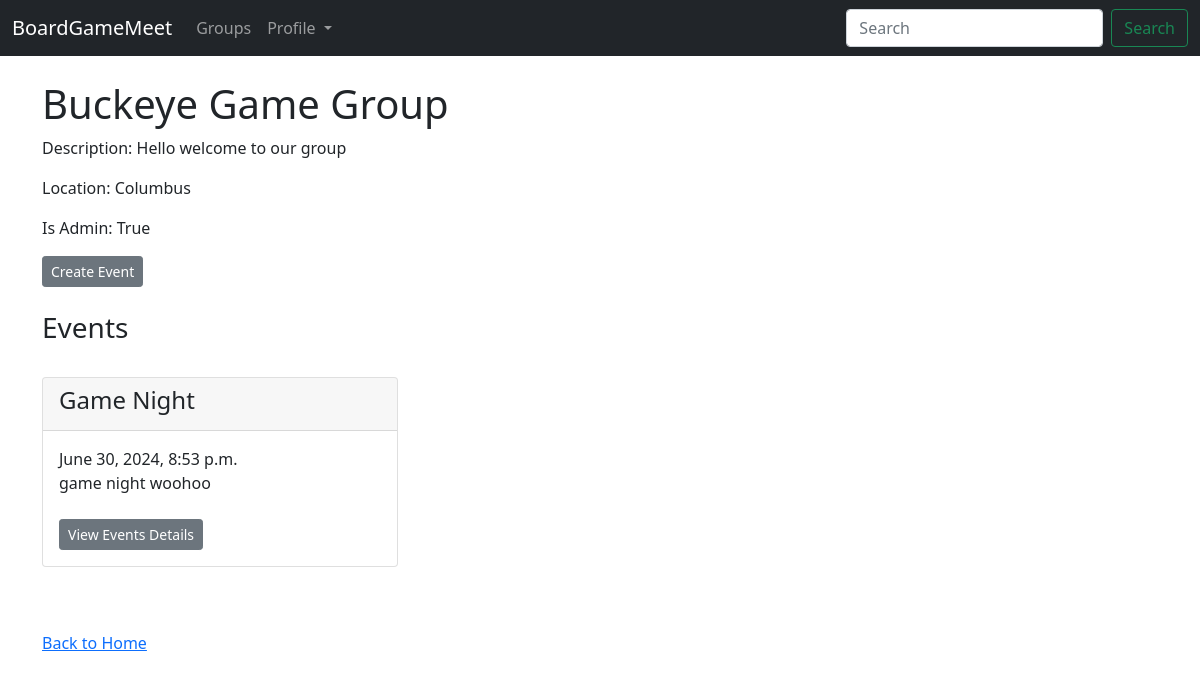
Page /group/buckeye-game-group-4/ (signed in) on the earlier database version.
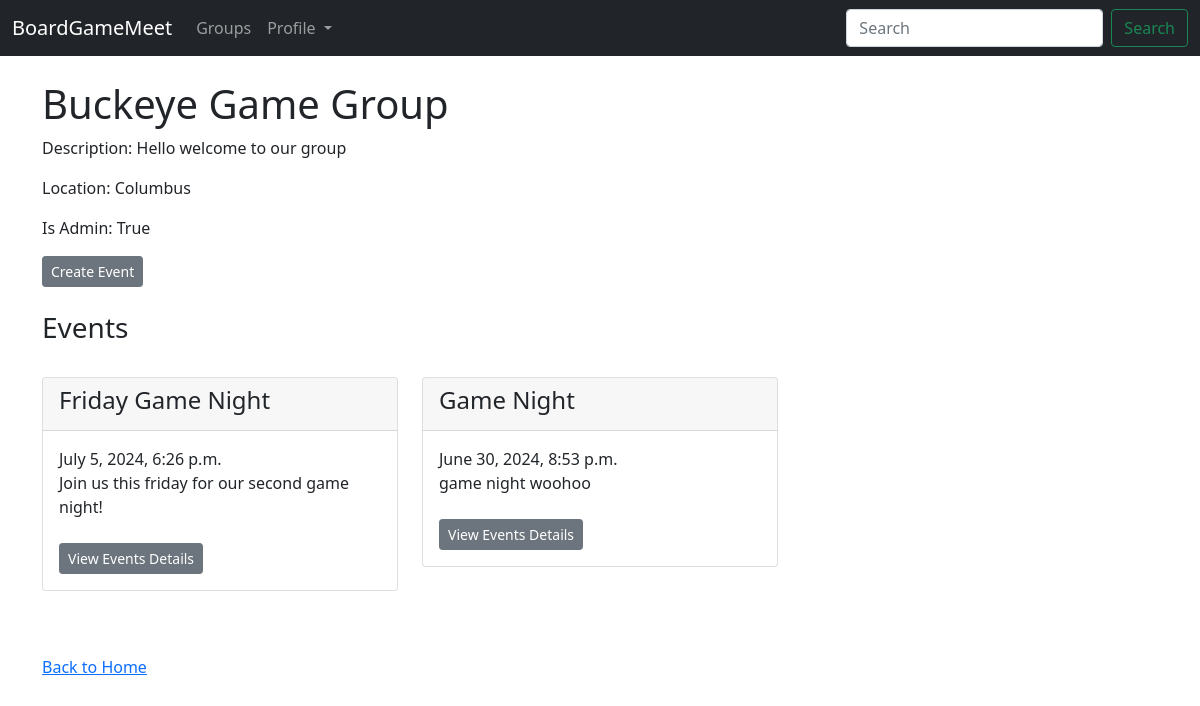
Same page on the later database version.
### boardgame/models.py (models this page shows, shortened)
class Event(models.Model):
    group = models.ForeignKey(Group, on_delete=models.CASCADE)
    title = models.CharField(max_length=100)
    description = models.TextField()
    date_time = models.DateTimeField()
    location = models.ForeignKey('EventLocation', on_delete=models.CASCADE)
    attendees = models.ManyToManyField(User, through='EventAttendance')
    nominations = models.ManyToManyField(Game, through='GameNomination')

### boardgame/views.py (the view)
# urls.py: path('group/<slug:group_slug>/', views.group_profile, name='group_profile'),
def group_profile(request, group_slug):
    group = get_object_or_404(Group, slug=group_slug)
    is_admin = GroupMembers.objects.filter(user=request.user, group=group, is_admin=True).exists()
    events = Event.objects.filter(group=group).order_by('title')
    context = {
        'group': group,
        'is_admin': is_admin,
        'events': events,
    }
    return render(request, 'boardgame/group_profile.html', context)

### boardgame/templates/boardgame/group_profile.html
{% extends 'boardgame/base.html' %}
{% block content %}
    <h1>{{ group.name }}</h1>
    <p>Description: {{ group.description }}</p>
    <p>Location: {{ group.location }}</p>
    <p>Is Admin: {{ is_admin }}</p>
    {% if is_admin %}
    <a href="{% url 'create_event' group.slug %}" class="btn btn-secondary btn-sm">Create Event</a>
    {% else %}
    <strong>Join button</strong>
    {% endif %}
    <br/><br/>
      <h3>Events</h3>
      <br/>
       <div class="row">
        {% if events %}
          {% for event in events %}
           <div class="col-md-4 mb-3">
               <div class="card">
                   <div class="card-header">
                       <h4>{{ event.title }}</h4>
                   </div>
                   <div class="card-body">
                       <p class="card-text">
                        {{ event.date_time }}<br/>
                        {{ event.description }}<br/><br/>
                        <a href="{% url 'event_details' event.id %}" class="btn btn-secondary btn-sm">View Events Details</a>
                       </p>
                   </div>
               </div>
           </div>
           {% endfor %}
        {% endif %}
       </div>
    <br/><br/>
    <div>
        <a href="{% url 'home' %}">Back to Home</a>
    </div>
{% endblock %}

Differences in the rows shown:
added Event: title "Friday Game Night", date_time "July 5, 2024, 6:26 p.m.", description "Join us this friday for our second game night!"
